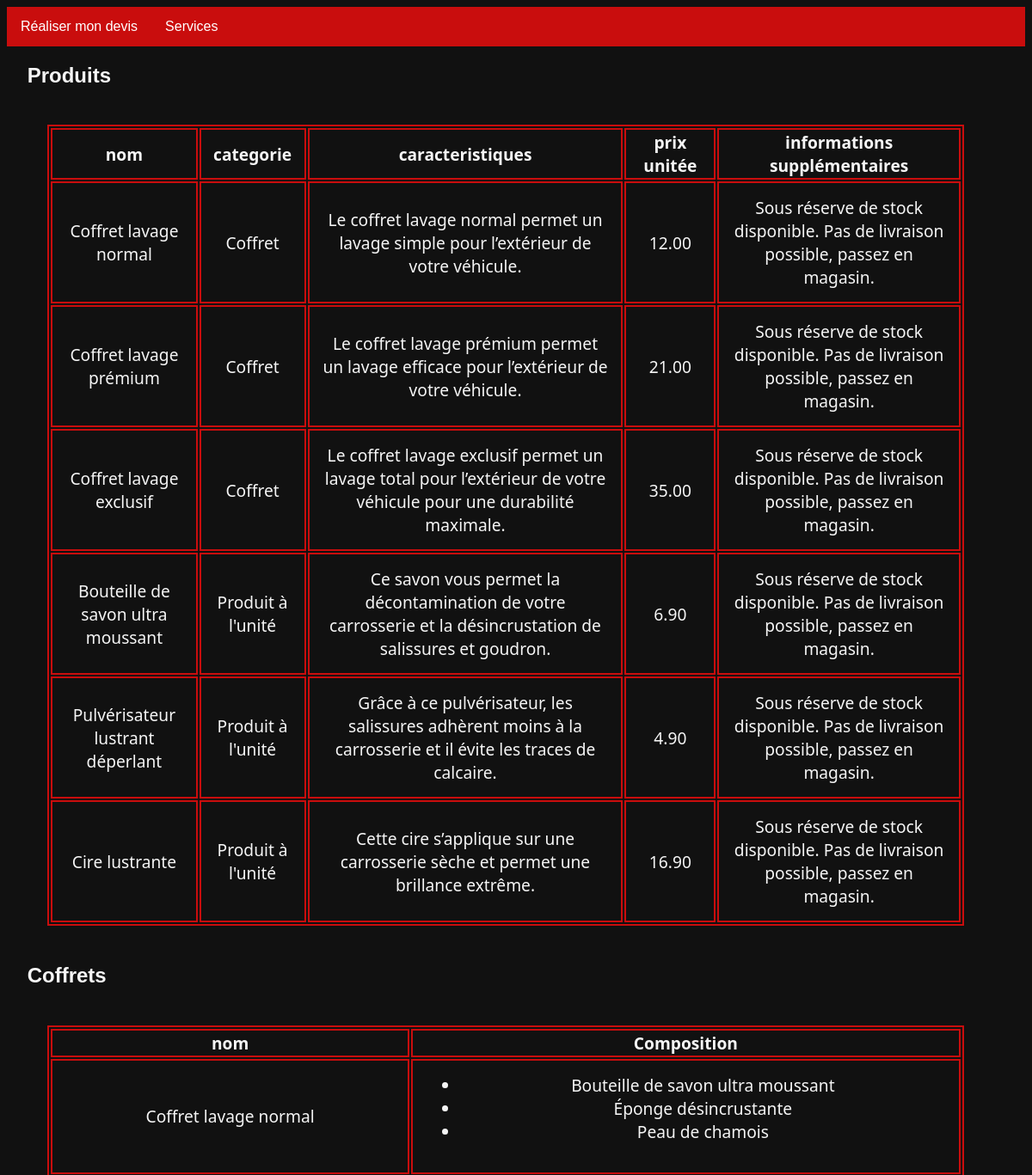
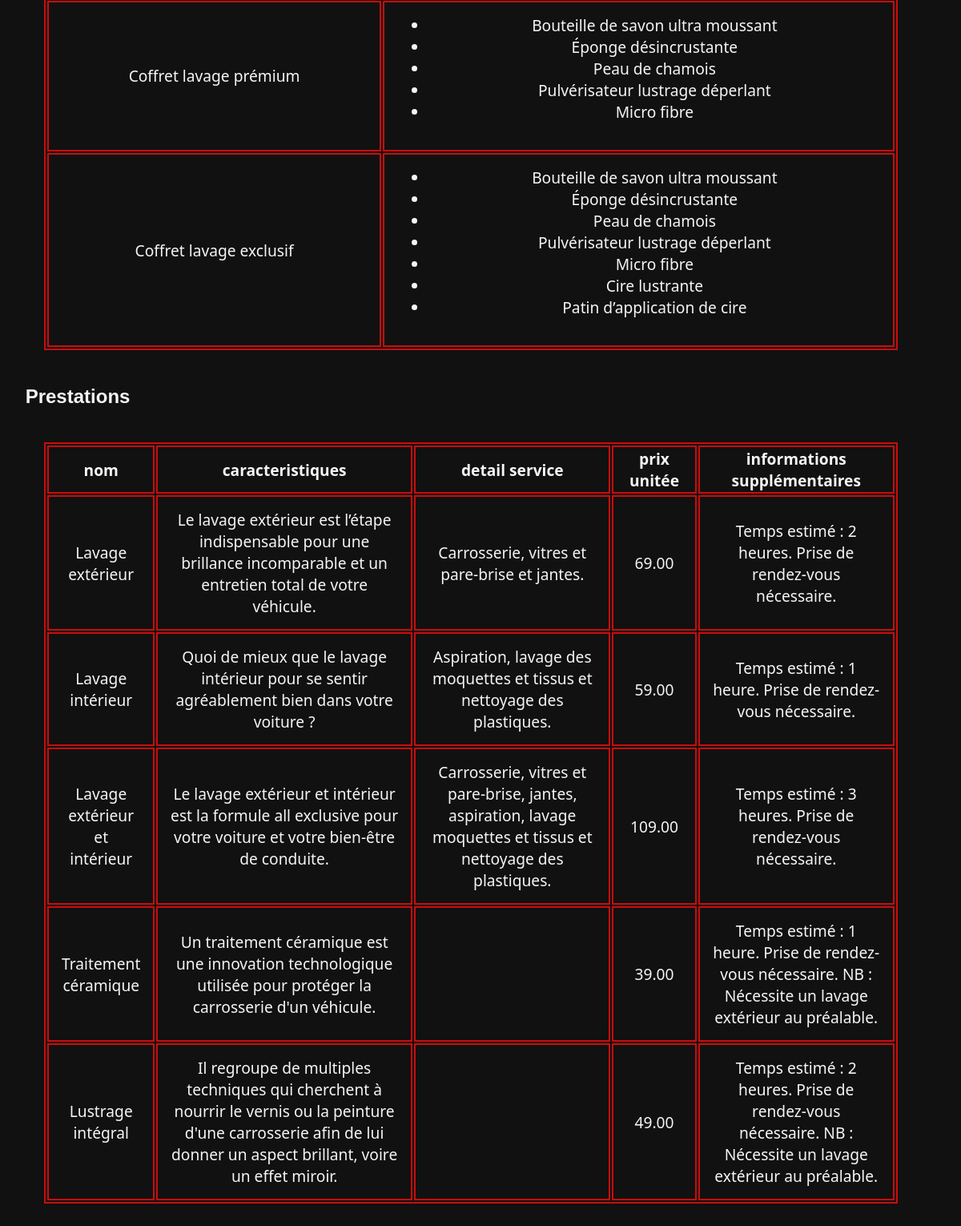
The page / on the database its author committed (2 pictures, top to bottom).
### tables this page shows
CREATE TABLE produits (
    id                    INTEGER PRIMARY KEY,
    nom                   VARCHAR(100) NOT NULL UNIQUE,
    categorie             VARCHAR(30) NOT NULL CHECK (categorie IN ('Coffret','Produit à l''unité')),
    caracteristiques      TEXT NOT NULL,
    prix                  DECIMAL(8,2) NOT NULL,
    description_devis     TEXT NOT NULL
);

CREATE TABLE prestations (
    id                    INTEGER PRIMARY KEY,
    nom                   VARCHAR(100) NOT NULL UNIQUE,
    caracteristiques      TEXT NOT NULL,
    detail_service        TEXT,
    duree_heures          INTEGER NOT NULL,
    rdv_necessaire        BOOLEAN NOT NULL DEFAULT TRUE,
    prerequis_id          INTEGER REFERENCES prestations(id),
    prix                  DECIMAL(8,2) NOT NULL,
    description_devis     TEXT NOT NULL
);

### index.php (the view, shortened to what this page needs)
<html>
<head>
    <link href="style.css" rel="stylesheet">
</head>
<body>
    <header>
        <nav class="navbar">
            <a href="frontend/gen_devis.php">Réaliser mon devis</a>
            <div class="dropdown">
                <button class="dropbutton">Services</button>
            </div>
        </nav>
    </header>
    <h2 id="produits">Produits</h2>
    <?php
    $bdd = new PDO('mysql:host=localhost;dbname=projet_lavage;charset=utf8', 'root', 'caribou');
    $stmt = $bdd->prepare("select * from produits;");
    $stmt->execute();
    $result = $stmt->fetchAll(PDO::FETCH_ASSOC);
    ?>
    <table>
        <thead>
            <tr>
                <th>nom</th>
                <th>categorie</th>
                <th>caracteristiques</th>
                <th>prix unitée</th>
                <th>informations supplémentaires</th>
            </tr>
        </thead>
        <tbody>
            <?php foreach ($result as $ligne) { ?>
                <tr>
                    <td><?= $ligne['nom'] ?></td>
                    <td><?= $ligne['categorie'] ?></td>
                    <td><?= $ligne['caracteristiques'] ?></td>
                    <td><?= $ligne['prix'] ?></td>
                    <td><?= $ligne['description_devis'] ?></td>
                </tr>
            <?php } ?>
        </tbody>
    </table>
    <h2>Coffrets</h2>
    <?php
    $bdd = new PDO('mysql:host=localhost;dbname=projet_lavage;charset=utf8', 'root', 'caribou');
    $stmt = $bdd->prepare("SELECT p.nom AS coffret, c.nom AS composant, cc.coffret_id AS id_coffret FROM produits p, composition_coffret cc, composants c WHERE cc.coffret_id = p.id AND c.id = cc.composant_id ORDER BY p.id, c.id;");
    $stmt->execute();
    $result = $stmt->fetchAll(PDO::FETCH_ASSOC);
    $coffrets = [];
    foreach ($result as $ligne) {
        $id = $ligne['id_coffret'];
        $coffrets[$id]['nom'] = $ligne['coffret'];
        $coffrets[$id]['composants'][] = $ligne['composant'];
    }
    ?>
    <table>
        <thead>
            <tr>
                <th>nom</th>
                <th>Composition</th>
            </tr>
        </thead>
        <tbody>
            <?php foreach ($coffrets as $coffret) { ?>
                <tr>
                    <td><?= $coffret['nom'] ?></td>
                    <td>
                        <ul>
                            <?php foreach ($coffret['composants'] as $composant) { ?>
                                <li><?= $composant ?></li>
                            <?php } ?>
                        </ul>
                    </td>
                </tr>
            <?php } ?>
        </tbody>
    </table>
    <h2 id="prestations">Prestations</h2>
    <?php
    $bdd = new PDO('mysql:host=localhost;dbname=projet_lavage;charset=utf8', 'root', 'caribou');
    $stmt = $bdd->prepare("select * from prestations;");
    $stmt->execute();
    $result = $stmt->fetchAll(PDO::FETCH_ASSOC);
    ?>
    <table>
        <thead>
            <tr>
                <th>nom</th>
                <th>caracteristiques</th>
                <th>detail service</th>
                <th>prix unitée</th>
                <th>informations supplémentaires</th>
            </tr>
        </thead>
        <tbody>
            <?php foreach ($result as $ligne) { ?>
                <tr>
                    <td><?= $ligne['nom'] ?></td>
                    <td><?= $ligne['caracteristiques'] ?></td>
                    <td><?= $ligne['detail_service'] ?></td>
                    <td><?= $ligne['prix'] ?></td>
                    <td><?= $ligne['description_devis'] ?></td>
                </tr>
            <?php } ?>
        </tbody>
    </table>
</body>
</html>

### style.css (style rules this page uses)
.navbar { overflow: hidden; background-color: #c90d0d; font-family: Arial; }
.navbar a { float: left; font-size: 16px; color: #FFFFFF; text-align: center; padding: 14px 16px; text-decoration: none; }
.dropdown { float: left; overflow: hidden; color: #FFFFFF; ; }
.dropdown .dropbutton { font-size: 16px; border: none; outline: none; color: #FFFFFF; ; padding: 14px 16px; background-color: inherit; font-family: inherit; margin: 0; }

### rows shown on the page
produits: nom "Coffret lavage normal", categorie "Coffret", caracteristiques "Le coffret lavage normal permet un lavage simple pour l’extérieur de votre véhicule.", prix "12.00", description_devis "Sous réserve de stock disponible. Pas de livraison possible, passez en magasin."
produits: nom "Coffret lavage prémium", categorie "Coffret", caracteristiques "Le coffret lavage prémium permet un lavage efficace pour l’extérieur de votre véhicule.", prix "21.00", description_devis "Sous réserve de stock disponible. Pas de livraison possible, passez en magasin."
produits: nom "Coffret lavage exclusif", categorie "Coffret", caracteristiques "Le coffret lavage exclusif permet un lavage total pour l’extérieur de votre véhicule pour une durabilité maximale.", prix "35.00", description_devis "Sous réserve de stock disponible. Pas de livraison possible, passez en magasin."
produits: nom "Bouteille de savon ultra moussant", categorie "Produit à l'unité", caracteristiques "Ce savon vous permet la décontamination de votre carrosserie et la désincrustation de salissures et goudron.", prix "6.90", description_devis "Sous réserve de stock disponible. Pas de livraison possible, passez en magasin."
produits: nom "Pulvérisateur lustrant déperlant", categorie "Produit à l'unité", caracteristiques "Grâce à ce pulvérisateur, les salissures adhèrent moins à la carrosserie et il évite les traces de calcaire.", prix "4.90", description_devis "Sous réserve de stock disponible. Pas de livraison possible, passez en magasin."
produits: nom "Cire lustrante", categorie "Produit à l'unité", caracteristiques "Cette cire s’applique sur une carrosserie sèche et permet une brillance extrême.", prix "16.90", description_devis "Sous réserve de stock disponible. Pas de livraison possible, passez en magasin."
prestations: nom "Lavage extérieur", caracteristiques "Le lavage extérieur est l’étape indispensable pour une brillance incomparable et un entretien total de votre véhicule.", detail_service "Carrosserie, vitres et pare-brise et jantes.", prix "69.00", description_devis "Temps estimé : 2 heures. Prise de rendez-vous nécessaire."
prestations: nom "Lavage intérieur", caracteristiques "Quoi de mieux que le lavage intérieur pour se sentir agréablement bien dans votre voiture ?", detail_service "Aspiration, lavage des moquettes et tissus et nettoyage des plastiques.", prix "59.00", description_devis "Temps estimé : 1 heure. Prise de rendez-vous nécessaire."
prestations: nom "Lavage extérieur et intérieur", caracteristiques "Le lavage extérieur et intérieur est la formule all exclusive pour votre voiture et votre bien-être de conduite.", detail_service "Carrosserie, vitres et pare-brise, jantes, aspiration, lavage moquettes et tissus et nettoyage des plastiques.", prix "109.00", description_devis "Temps estimé : 3 heures. Prise de rendez-vous nécessaire."
prestations: nom "Traitement céramique", caracteristiques "Un traitement céramique est une innovation technologique utilisée pour protéger la carrosserie d'un véhicule.", prix "39.00", description_devis "Temps estimé : 1 heure. Prise de rendez-vous nécessaire. NB : Nécessite un lavage extérieur au préalable."
prestations: nom "Lustrage intégral", caracteristiques "Il regroupe de multiples techniques qui cherchent à nourrir le vernis ou la peinture d'une carrosserie afin de lui donner un aspect brillant, voire un effet miroir.", prix "49.00", description_devis "Temps estimé : 2 heures. Prise de rendez-vous nécessaire. NB : Nécessite un lavage extérieur au préalable."

### other values the page prints
$coffret['nom'] "Coffret lavage normal"
$composant "Bouteille de savon ultra moussant"
$composant "Éponge désincrustante"
$composant "Peau de chamois"
$coffret['nom'] "Coffret lavage prémium"
$composant "Pulvérisateur lustrage déperlant"
$composant "Micro fibre"
$coffret['nom'] "Coffret lavage exclusif"
$composant "Cire lustrante"
$composant "Patin d’application de cire"
